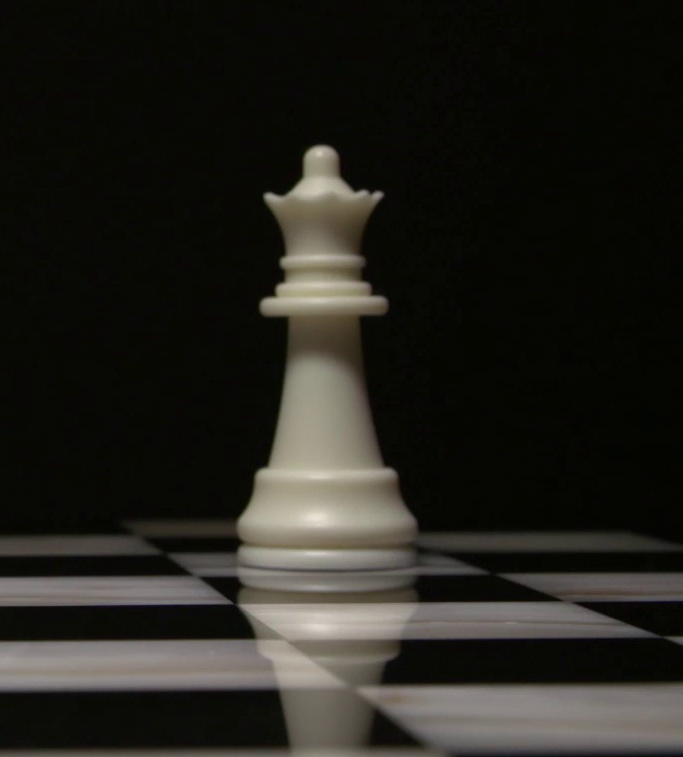
#> input picture TD5/images/01_object.jpg, 683 x 757 px, found by its file name
$ python exercice1.py
#> lines starting #> are read from the running program, lines starting #| are printed output that depends on the picture; after the words box and inside, x2 and y2 are one past the last pixel; in counts of white or black regions, pixels touching at a corner belong together
from matplotlib import pyplot as plt
import cv2
import binascii

#Read image
obj = cv2.imread('./TD5/images/01_object.jpg')
#> obj is the input picture: shape (757, 683, 3); mean B, G, R 29, 34.8, 36
fond = cv2.imread('./TD5/images/01_background.jpg')
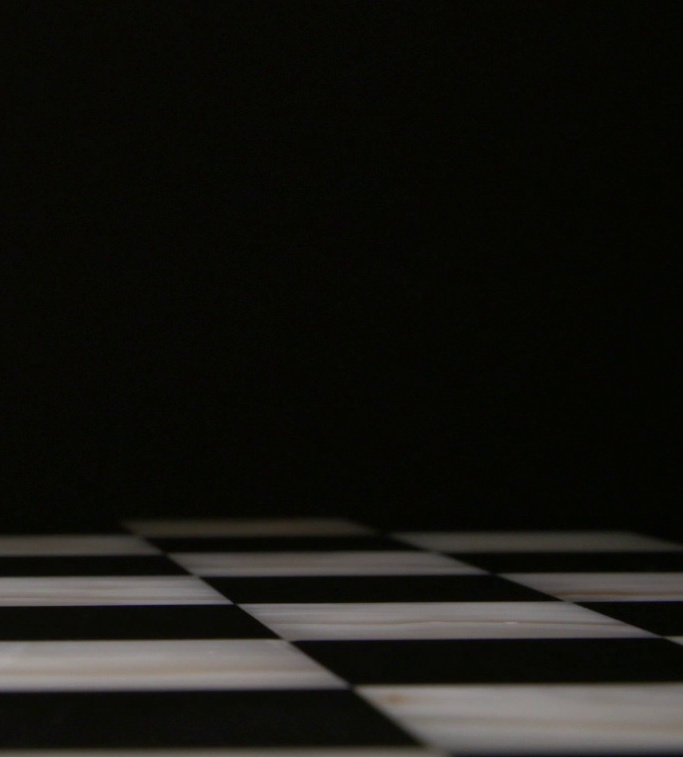
#> input picture TD5/images/01_background.jpg, 683 x 757 px, found by its file name
#> fond is the input picture: shape (757, 683, 3); mean B, G, R 17.9, 22, 22.5

#Convert RGB
objGray = cv2.cvtColor(obj, cv2.COLOR_BGR2GRAY)
fondGray = cv2.cvtColor(fond, cv2.COLOR_BGR2GRAY)
nouvelleImage = cv2.cvtColor(fond, cv2.COLOR_BGR2GRAY)

plt.imshow(objGray, cmap='gray', vmin=0, vmax=255)
plt.title('Objet')
plt.show()

plt.imshow(fondGray, cmap='gray', vmin=0, vmax=255)
plt.title('Fond')
plt.show()


#Get access to a pixel
for i in range(0,fondGray.shape[0]):
    for j in range(0,fondGray.shape[1]):

        pixelFond = float(fondGray[i, j])
        pixelObj = float(objGray[i, j])
        nouvelleImage[i, j] = abs(pixelFond-pixelObj)
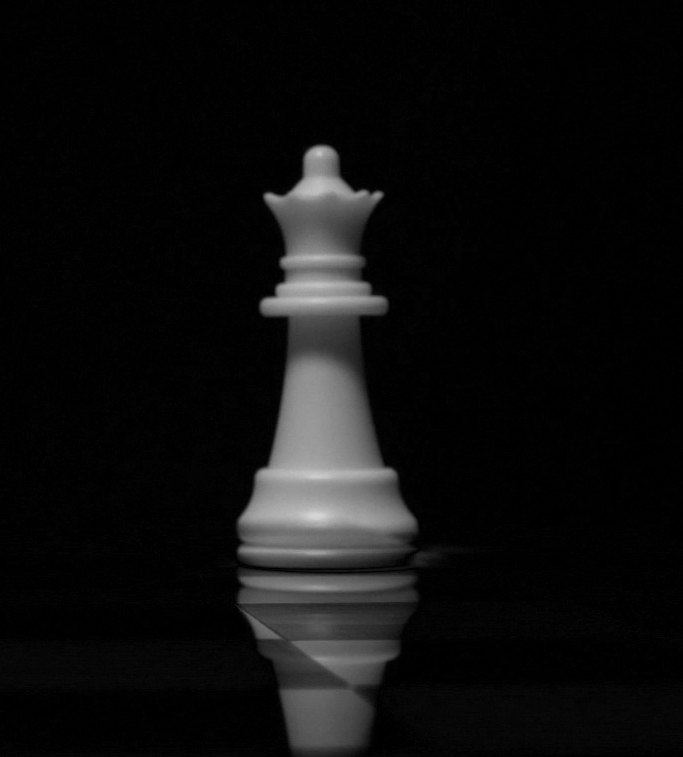
#> nouvelleImage: shape (757, 683); min 0, max 214, mean 14.1

# == cv2.absdiff() est une variante

plt.imshow(nouvelleImage,cmap='gray', vmin=0, vmax=255)
plt.title('Nouvelle Image')
plt.show()

#Binarisation
seuil = 20
for i in range(0,nouvelleImage.shape[0]):
    for j in range(0,nouvelleImage.shape[1]):
            if (nouvelleImage[i, j]<seuil):
                nouvelleImage[i, j]=0
            else:
                 nouvelleImage[i, j]=255
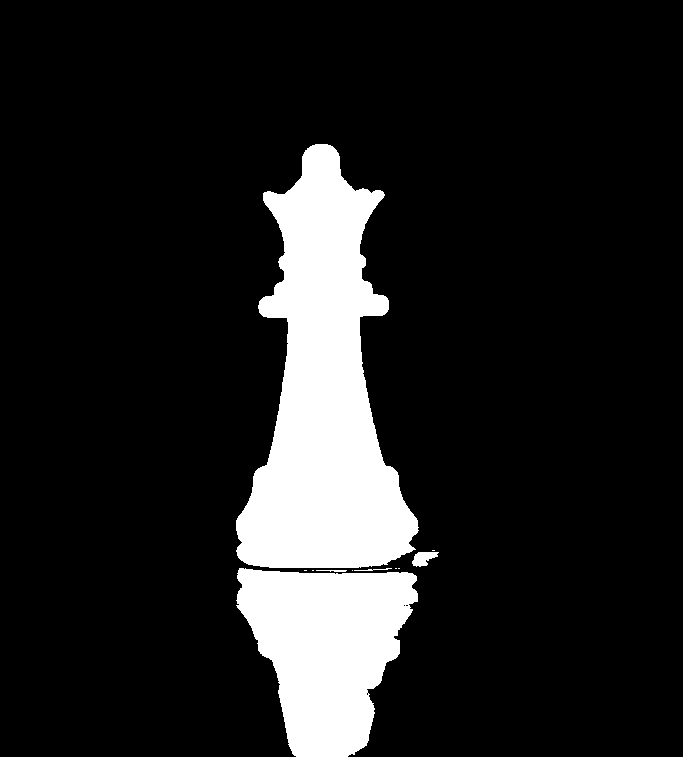
#> nouvelleImage: shape (757, 683); 13% white; 11 white regions (6 under 20 px), largest, box (x1, y1, x2, y2) and area: (236, 144, 419, 568) 43738, (236, 568, 418, 757) 22896, (412, 552, 439, 567) 257, (354, 568, 392, 571) 44, (316, 570, 347, 572) 44

plt.imshow(nouvelleImage,cmap='gray', vmin=0, vmax=255)
plt.title('Nouvelle Image binarisé')
plt.show()
